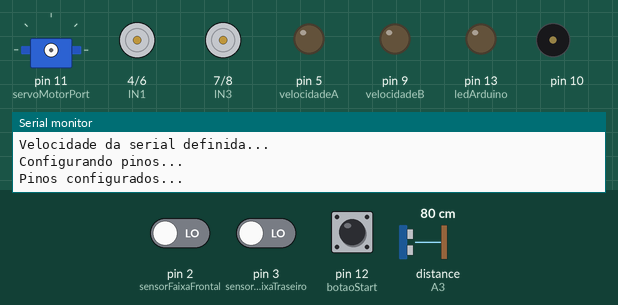
This sketch was run on a simulated Arduino Uno, built with avr-gcc and run on an emulated ATmega328P. On the bench: servo, motor-driver pin pairs drawn as motors (green arrow = first pin HIGH = forward, orange = second pin HIGH = backward, longer = more drive), output pins drawn as LEDs (lit = HIGH), buzzer (waves = sounding), the last lines printed to the serial monitor. Wiring (inferred from the names in the program): servo: signal pin 11. The test bench sets the inputs (shaded band); at power-on: pin 12 (botaoStart) LOW, pin 2 (sensorFaixaFrontal) LOW, pin 3 (sensorFaixaTraseiro) LOW, distance to the obstacle (sensor on A3) 80 cm. The echo pulse lasts 58.3 µs per cm; servo pulses on a pin are drawn as a servo (544–2400 µs = 0–180°); pins used as bus, display or sensor lines are not drawn.

Above: at 1.2 s.
1.3 s: pin 12 (botaoStart) pulled HIGH for 0.15 s
At 3.66 s:
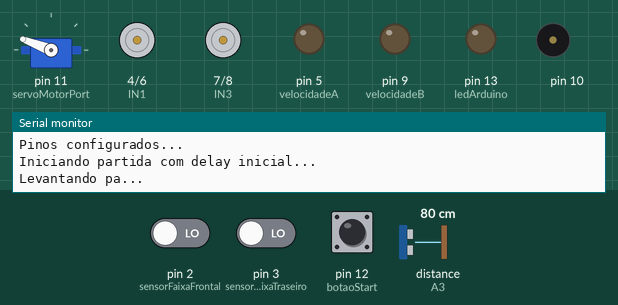
4.3 s: pin 2 (sensorFaixaFrontal) driven HIGH
At 4.8 s:
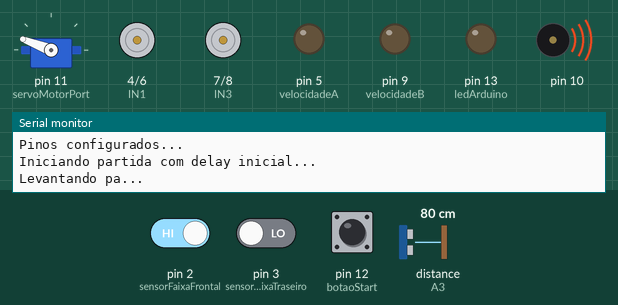
7.3 s: pin 2 (sensorFaixaFrontal) driven LOW
At 8.1 s:
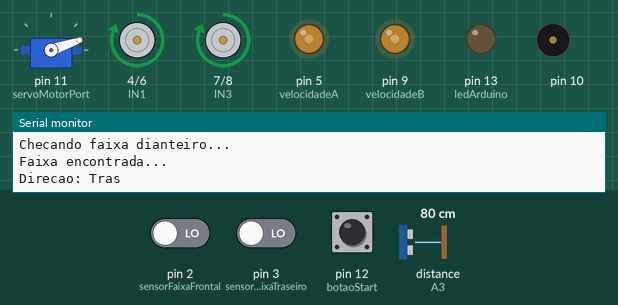
8.8 s: pin 2 (sensorFaixaFrontal) driven HIGH and pin 3 (sensorFaixaTraseiro) driven HIGH
At 10.4 s:
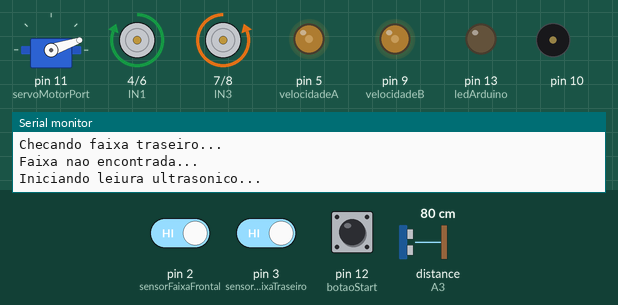
Timing chart, 0 to 11.9 s (numbered marks = the images above; inputs shaded):
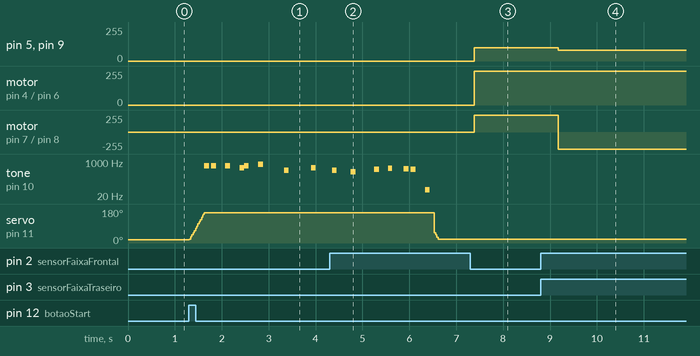

The sketch:

roboSumo.ino
```cpp
/*---------------------------------------------------------------------
Projeto: Sumo Robot
Versao: 1.0

Lista de recursos:
- Servo motor - DONE
- Sensor Sharp Infravermelho - DONE
- Botao - DONE
- Sensor Faixa - DONE
- Buzzer - DONE
- Ponte H - DONE

Itens testados:
- Codigo Validado - DONE
- Servo motor - DONE
- Sensor Sharp Infravermelho - DONE
- Botao - DONE
- Sensor Faixa - DONE
- Buzzer - DONE
- Ponte H - DONE
---------------------------------------------------------------------*/
//Bibliotecas
//#include <Ultrasonic.h>

//Configuracao e definicao dos pinos
#define servoMotorPort 11
#define IN1 4
#define IN2 6
#define velocidadeA 5
#define IN3 7
#define IN4 8
#define velocidadeB 9
//#define sensorInfra A0
#define pino_trigger A4
#define pino_echo A3
#define sensorFaixaFrontal 2
#define sensorFaixaTraseiro 3
#define botaoStart 12
int ledArduino = 13;
int portSpeak(10);

//Definicoes de variaveis
int serialSpeed = 9600;
int delayInicial = 5000;
int pos;
int valor = 0;
int tamanhoPeriodoSegundos = 25 * 1000;
int inicioAngulo = 0.7 * 1000;
int fimAngulo = 1.1 * 1000;
int incremento = 0.04 * 1000;
int melodiaMario[] = {660,660,660,510,660,770,380,510,380,320,440,480,450,430};
int duracaodasnotas[] = {100,100,100,100,100,100,100,100,100,100,100,80,100,100,100};
int contagemBotao = 0;
int contagemFaixa = 0;
long duracao;
long HR_dist=0;
int minimumRange=5;
int maximumRange=200;
//Ultrasonic ultrasonic(pino_trigger, pino_echo);

//Metodos para serem utilizados com o interrupt, mover para frente e para tras
void moveFrenteFaixa()
{
  analogWrite(velocidadeA,100);
  digitalWrite(IN1,LOW);
  digitalWrite(IN2,HIGH);
  analogWrite(velocidadeB,100);
  digitalWrite(IN3,LOW);
  digitalWrite(IN4,HIGH);
}

void moveTrasFaixa()
{
  analogWrite(velocidadeA,100);
  digitalWrite(IN1,HIGH);
  digitalWrite(IN2,LOW);
  analogWrite(velocidadeB,100);
  digitalWrite(IN3,HIGH);
  digitalWrite(IN4,LOW);
}

//Configuracao inicial
void setup()
{
  Serial.println("Inicializando setup...");
  Serial.begin(serialSpeed);
  Serial.println("Velocidade da serial definida...");

  Serial.println("Configurando pinos...");
  //pinMode(sensorInfra, INPUT);
  pinMode(ledArduino, OUTPUT);
  pinMode(IN1,OUTPUT);
  pinMode(IN2,OUTPUT);
  pinMode(IN3,OUTPUT);
  pinMode(IN4,OUTPUT);
  pinMode(velocidadeA,OUTPUT);
  pinMode(velocidadeB,OUTPUT);
  pinMode(sensorFaixaFrontal,INPUT);
  pinMode(sensorFaixaTraseiro,INPUT);
  pinMode(servoMotorPort,OUTPUT);
  pinMode(pino_trigger,OUTPUT);
  pinMode(pino_echo,INPUT);
  Serial.println("Pinos configurados...");
}

//Funcoes de movimentacao
void moveFrente()
{
  Serial.println("Direcao: Frente");
  analogWrite(velocidadeA,90);
  digitalWrite(IN1,LOW);
  digitalWrite(IN2,HIGH);
  analogWrite(velocidadeB,80);
  digitalWrite(IN3,LOW);
  digitalWrite(IN4,HIGH);
}

void moveTras()
{
  Serial.println("Direcao: Tras");
  analogWrite(velocidadeA,100);
  digitalWrite(IN1,HIGH);
  digitalWrite(IN2,LOW);
  analogWrite(velocidadeB,100);
  digitalWrite(IN3,HIGH);
  digitalWrite(IN4,LOW);
}

void moveEsquerda()
{
  Serial.println("Direcao: Esquerda");
  analogWrite(velocidadeA,100);
  digitalWrite(IN1,LOW);
  digitalWrite(IN2,HIGH);
  analogWrite(velocidadeB,100);
  digitalWrite(IN3,HIGH);
  digitalWrite(IN4,LOW);
}

void moveDireita()
{
  Serial.println("Direcao: Direita");
  analogWrite(velocidadeA,80);
  digitalWrite(IN1,HIGH);
  digitalWrite(IN2,LOW);
  analogWrite(velocidadeB,80);
  digitalWrite(IN3,LOW);
  digitalWrite(IN4,HIGH);

}

void moveParar()
{
  Serial.println("Direcao: Parado");
  //Corrigindo angulo quando encontra o oponente, primeira condicao da Direita para Esquerda e segunda condicao da Esquerda para Direita
  if(digitalRead(IN1) == HIGH  && digitalRead(IN2) == LOW && digitalRead(IN3) == LOW && digitalRead(IN4) == HIGH)
  {
    analogWrite(velocidadeA,100);
    digitalWrite(IN1,LOW);
    digitalWrite(IN2,HIGH);
    analogWrite(velocidadeB,100);
    digitalWrite(IN3,HIGH);
    digitalWrite(IN4,LOW);
    delay(400);
  }else if(digitalRead(IN1) == LOW  && digitalRead(IN2) == HIGH && digitalRead(IN3) == HIGH && digitalRead(IN4) == LOW)
  {
    analogWrite(velocidadeA,100);
    digitalWrite(IN1,HIGH);
    digitalWrite(IN2,LOW);
    analogWrite(velocidadeB,100);
    digitalWrite(IN3,LOW);
    digitalWrite(IN4,HIGH);
    delay(400);
  }

  //Parando robo
  analogWrite(velocidadeA,0);
  digitalWrite(IN1,HIGH);
  digitalWrite(IN2,HIGH);
  analogWrite(velocidadeB,0);
  digitalWrite(IN3,HIGH);
  digitalWrite(IN4,HIGH);
}

//Funcoes de leitura de sensores Infravermelho e Sensores de Faixa
int distanciaSensorInfra()
{
  Serial.println("Iniciando leiura ultrasonico...");
  int resultado;
  /*float cmMsec;
  long microsec = ultrasonic.timing();
  cmMsec = ultrasonic.convert(microsec, Ultrasonic::CM);*/
  digitalWrite(pino_trigger, LOW);
  delayMicroseconds(2);
  digitalWrite(pino_trigger,HIGH);
  delayMicroseconds(10);
  digitalWrite(pino_trigger,LOW);
  duracao = pulseIn(pino_echo,HIGH);
  HR_dist = duracao/56;
  Serial.print("Leitura ultrasonico completa... Resultado: ");
  Serial.println(HR_dist);
  if(HR_dist > 250)
  {
    resultado = 1;
  }else

  {
    resultado = 0;
  }
  return resultado;
}

int resultadoSensorFaixaFrontal()
{
  Serial.println("Checando faixa dianteiro...");
  int resultadoSensorFrontal = digitalRead(sensorFaixaFrontal);
  if(resultadoSensorFrontal>0)
  {
    Serial.println("Faixa nao encontrada...");
    return resultadoSensorFrontal;
  }else
  {
    Serial.println("Faixa encontrada...");
    return resultadoSensorFrontal;
  }
}

int resultadoSensorFaixaTraseiro()
{
  Serial.println("Checando faixa traseiro...");
  int resultadoSensorTraseiro = digitalRead(sensorFaixaTraseiro);
  if(resultadoSensorTraseiro>0)
  {
    Serial.println("Faixa nao encontrada...");
    return resultadoSensorTraseiro;
  }else
  {
    Serial.println("Faixa encontrada...");
    return resultadoSensorTraseiro;
  }
}

//Funcoes de Servo Motor
void acionaServo()
{
  int atual = 0;
  Serial.println("Levantando pa...");
    for(atual = inicioAngulo; atual < fimAngulo; atual += incremento){
         digitalWrite(servoMotorPort, HIGH);
         delayMicroseconds(atual);
         digitalWrite(servoMotorPort, LOW);
         delayMicroseconds(tamanhoPeriodoSegundos - atual);
    }
  Serial.println("Abaixando pa...");
    for(atual = fimAngulo; atual > inicioAngulo; atual -= incremento){
         digitalWrite(servoMotorPort, HIGH);
         delayMicroseconds(atual);
         digitalWrite(servoMotorPort, LOW);
         delayMicroseconds(tamanhoPeriodoSegundos - atual);
    }
}

void levantaServo()
{
  int atual = 0;
  Serial.println("Levantando pa...");
  //Angulo da pa (inicioAngulo) manualmente configurado por nao ser utilizado em mais uma parte do codigo
    for(atual = inicioAngulo; atual < 2.2*1000; atual += incremento){
         digitalWrite(servoMotorPort, HIGH);
         delayMicroseconds(atual);
         digitalWrite(servoMotorPort, LOW);
         delayMicroseconds(tamanhoPeriodoSegundos - atual);
    }
}

void abaixaServo()
{
  int atual = 0;
  Serial.println("Abaixando pa...");
    for(atual = fimAngulo; atual > inicioAngulo; atual -= incremento){
         digitalWrite(servoMotorPort, HIGH);
         delayMicroseconds(atual);
         digitalWrite(servoMotorPort, LOW);
         delayMicroseconds(tamanhoPeriodoSegundos - atual);
    }
}

//Funcao de ataque
void executaAtaque()
{
  if(resultadoSensorFaixaFrontal() == 1 && resultadoSensorFaixaTraseiro() == 1)
  {
    moveFrente();
    acionaServo();
  }
}

//Funcao de inicio
void iniciaPartida()
{
  Serial.println("Iniciando partida com delay inicial...");
  levantaServo();
  for (int nota = 0; nota < 15; nota++) {
              int duracaodanota = duracaodasnotas[nota];
              tone(portSpeak, melodiaMario[nota],duracaodanota);
              int pausadepoisdasnotas[] ={150,300,300,100,300,550,575,450,400,500,300,330,150,300,200};
              delay(pausadepoisdasnotas[nota]);}
              noTone(portSpeak);
  Serial.println("COMECOU!!!");
}

//Loop principal de instrucoes
void loop()
{
  //Sensor faixa = 1 pista preta, sensor faixa = 0 pista branca
  valor = digitalRead(botaoStart);
  if(contagemBotao == 0)
  {
    if(valor == HIGH)
    {
      iniciaPartida();
      abaixaServo();
      contagemBotao = 1;
    }
    else
    {
      contagemBotao = 0;
    }
  }
  if(contagemBotao == 1)
  {
    while(resultadoSensorFaixaFrontal() == 1 && resultadoSensorFaixaTraseiro() == 1)
    {
      if(distanciaSensorInfra() == 1 && resultadoSensorFaixaFrontal() == 1 && resultadoSensorFaixaTraseiro() == 1)
      {
        Serial.println("Oponente encontrado...");
        moveParar();
        executaAtaque();
      }
      else
      {
        Serial.println("Oponente nao encontrado, rotacionando...");
        moveDireita();
      }
    }
    if(!resultadoSensorFaixaFrontal() == 1)
    {
      moveTras();
      delay(500);
    }
  }
}
```

Measured:
- after the input at 1.3 s, tone on pin 10: plays 660 Hz for 0.10 s, 660 Hz for 0.10 s, 660 Hz for 0.10 s, 510 Hz for 0.10 s, 660 Hz for 0.10 s, 770 Hz for 0.10 s … (8 notes in this stretch), starting after 0.33 s; servo on pin 11 (servoMotorPort): moves from 16° to 159° over 0.31 s, starting at once
- after the input at 4.3 s, pin 5 (velocidadeA), pin 9 (velocidadeB): stays 0/255 (without the input it goes to 100/255 after 2.4 s); motor on pin 4 (IN1) / pin 6 (IN2), motor on pin 7 (IN3) / pin 8 (IN4): stays stopped (without the input it goes to forward 255/255 after 2.4 s)
- after the input at 7.3 s, pin 5 (velocidadeA), pin 9 (velocidadeB): 0/255 → 100/255 after 0.08 s; motor on pin 4 (IN1) / pin 6 (IN2), motor on pin 7 (IN3) / pin 8 (IN4): stopped → forward 255/255 after 0.08 s
- after the input at 8.8 s, pin 5 (velocidadeA), pin 9 (velocidadeB): 100/255 → 80/255 after 0.38 s; motor on pin 7 (IN3) / pin 8 (IN4): forward 255/255 → backward 255/255 after 0.38 s
